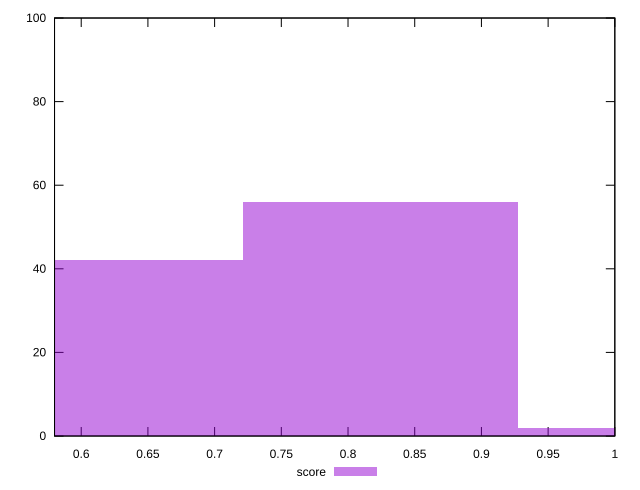

The script that saved this image:
reset

$score <<EOF
0.8244291299413968 56
0.6183218474560477 42
1.030536412426746 2
EOF

set key outside below
set boxwidth 0.2061072824853492
set xrange [0.58:1]
set yrange [0:100]
set trange [0:100]
set style fill transparent solid 0.5 noborder
set terminal svg size 640, 490 enhanced background rgb 'white'
set output "report_00015_2021-02-09T16-11-33.973Z/uses-webp-images/samples/pages/score/histogram.svg"

plot $score title "score" with boxes

reset
